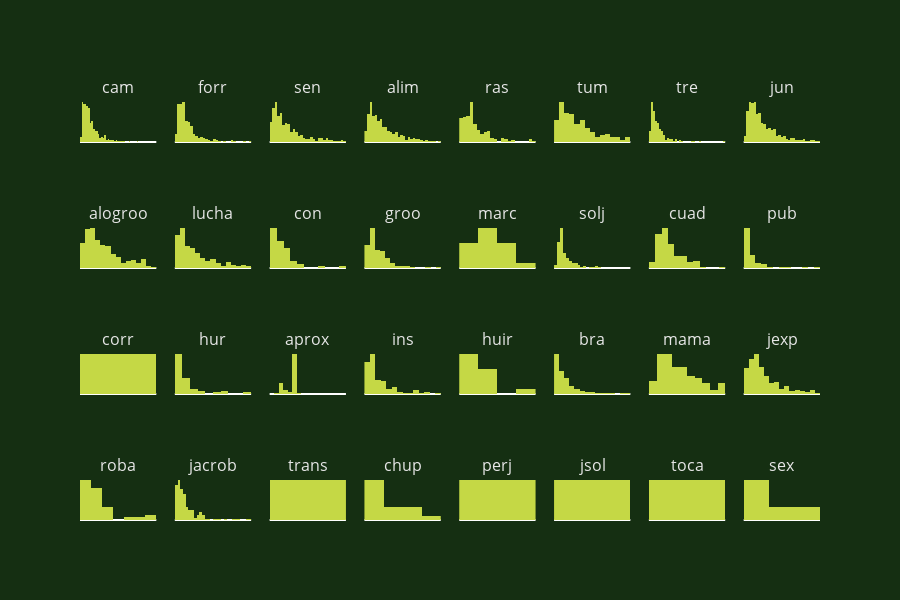

Notebook cell for this chart:
### Markdown cell above
# Histogram for all behaviors

### Code cell
import math
beh=(whole_df['behavior'].unique())
def behavior_histogram(behavior):
    return go.Histogram(x=whole_df[(whole_df['behavior']==behavior)&(whole_df['duration']<150)]['duration'],
    name=behavior,
    marker={'color':'#C5D845'})
fig = make_subplots(rows=4, cols=8, subplot_titles=beh, vertical_spacing=0.2)
for b in range(len(beh)):
    row = math.floor(b/8+1)
    col = b%8+1
    fig.append_trace(behavior_histogram(beh[b]), row, col)
fig.update_layout({'height':600,
                   'showlegend':False, 
                   'plot_bgcolor': 'rgba(21, 47, 18, 255)',
                   'paper_bgcolor': 'rgba(21, 47, 18, 255)',
                   'font':{'color': 'rgba(230,230,230,255)'},
                   'yaxis':{'showgrid':False}
                   })
fig.update_xaxes(showticklabels=False)
fig.update_yaxes(showticklabels=False, showgrid=False)
fig.show()

### Figure 1 — Plotly figure (JSON) as saved in the notebook; plotly's stock layout.template omitted (floating-point values rounded to 4 significant figures; data arrays with more than 128 entries replaced by an {"elided": "..."} marker saying what was removed)
{"data": [{"marker": {"color": "#C5D845"}, "name": "cam", "type": "histogram", "x": {"elided": "991 int values"}, "xaxis": "x", "yaxis": "y"}, {"marker": {"color": "#C5D845"}, "name": "forr", "type": "histogram", "x": {"elided": "431 float values"}, "xaxis": "x2", "yaxis": "y2"}, {"marker": {"color": "#C5D845"}, "name": "sen", "type": "histogram", "x": {"elided": "892 int values"}, "xaxis": "x3", "yaxis": "y3"}, {"marker": {"color": "#C5D845"}, "name": "alim", "type": "histogram", "x": {"elided": "624 int values"}, "xaxis": "x4", "yaxis": "y4"}, {"marker": {"color": "#C5D845"}, "name": "ras", "type": "histogram", "x": {"elided": "228 int values"}, "xaxis": "x5", "yaxis": "y5"}, {"marker": {"color": "#C5D845"}, "name": "tum", "type": "histogram", "x": {"elided": "267 int values"}, "xaxis": "x6", "yaxis": "y6"}, {"marker": {"color": "#C5D845"}, "name": "tre", "type": "histogram", "x": {"elided": "262 int values"}, "xaxis": "x7", "yaxis": "y7"}, {"marker": {"color": "#C5D845"}, "name": "jun", "type": "histogram", "x": {"elided": "962 float values"}, "xaxis": "x8", "yaxis": "y8"}, {"marker": {"color": "#C5D845"}, "name": "alogroo", "type": "histogram", "x": {"elided": "209 int values"}, "xaxis": "x9", "yaxis": "y9"}, {"marker": {"color": "#C5D845"}, "name": "lucha", "type": "histogram", "x": {"elided": "220 int values"}, "xaxis": "x10", "yaxis": "y10"}, {"marker": {"color": "#C5D845"}, "name": "con", "type": "histogram", "x": [5, 3, 5, 23, 8, 4, 24, 10, 3, 6, 6, 103, 12, 44, 4, 24, 18, 16, 10, 5, 20, 7, 3, 12, 22, 23, 5, 29, 3, 7, 30, 11, 11, 2, 12, 2, 12, 49, 30, 32, 73, 17, 24, 11, 24, 6], "xaxis": "x11", "yaxis": "y11"}, {"marker": {"color": "#C5D845"}, "name": "groo", "type": "histogram", "x": {"elided": "175 int values"}, "xaxis": "x12", "yaxis": "y12"}, {"marker": {"color": "#C5D845"}, "name": "marc", "type": "histogram", "x": [8, 10, 5, 2, 4, 5, 6, 5, 11, 5, 0.053, 3, 2, 10, 3, 15, 2, 2, 12], "xaxis": "x13", "yaxis": "y13"}, {"marker": {"color": "#C5D845"}, "name": "solj", "type": "histogram", "x": {"elided": "326 int values"}, "xaxis": "x14", "yaxis": "y14"}, {"marker": {"color": "#C5D845"}, "name": "cuad", "type": "histogram", "x": [33, 20, 13, 11, 13, 8, 28, 38, 21, 35, 12, 13, 24, 17, 28, 17, 21, 55, 10, 20, 33, 7, 28, 27, 12, 13, 27, 17, 11, 2, 15, 17, 18, 5, 10, 15, 13, 17, 14, 37, 14, 10, 17, 9, 7, 13, 32, 15, 7, 25, 5, 13, 8, 11, 12, 15, 5, 27, 17, 37, 31, 3, 8, 20, 12, 5, 41, 3, 14, 7, 11, 37, 4, 12, 5, 5, 25, 7, 7, 10, 17, 5, 7, 17, 7, 5, 14, 5, 12, 17, 24, 6, 5, 10, 16, 21, 10], "xaxis": "x15", "yaxis": "y15"}, {"marker": {"color": "#C5D845"}, "name": "pub", "type": "histogram", "x": [4, 12, 14, 10, 10, 25, 12, 13, 5, 6, 12, 45, 15, 15, 62, 5, 6, 127, 20, 16, 18, 31, 29, 34, 5, 2, 2, 1, 2, 6, 5, 2, 2, 3, 2, 8, 2, 1, 3, 28, 7, 4, 4, 6, 2, 1, 2, 4, 4, 3, 2, 3, 16, 77, 16, 11, 2, 3, 2, 3, 7, 34, 18, 17, 33, 8, 3, 3, 7, 5, 5, 5, 5, 2, 35, 7, 29, 107, 29, 5], "xaxis": "x16", "yaxis": "y16"}, {"marker": {"color": "#C5D845"}, "name": "corr", "type": "histogram", "x": [4, 3, 6], "xaxis": "x17", "yaxis": "y17"}, {"marker": {"color": "#C5D845"}, "name": "hur", "type": "histogram", "x": [3, 14, 90, 18, 69, 20, 11, 62, 8, 3, 4, 8, 6, 15, 10, 10, 31, 6, 9, 8, 2, 4, 59, 6, 6, 5, 5, 4, 9, 6, 38, 8, 27, 2, 14, 8, 7, 2, 18, 12, 7, 20, 11, 4], "xaxis": "x18", "yaxis": "y18"}, {"marker": {"color": "#C5D845"}, "name": "aprox", "type": "histogram", "x": {"elided": "585 int values"}, "xaxis": "x19", "yaxis": "y19"}, {"marker": {"color": "#C5D845"}, "name": "ins", "type": "histogram", "x": [18, 10, 32, 4, 25, 53, 11, 19, 20, 3, 28, 12, 19, 5, 130, 13, 16, 4, 11, 29, 12, 113, 10, 22, 19, 2, 6, 14, 31, 14, 18, 38, 15, 55, 58, 3, 109, 4, 7, 41, 54, 10, 34, 97, 118, 10, 34, 14, 40, 25, 22, 27, 40, 10, 9, 10, 12, 3, 46, 10, 14, 20, 5, 6, 4, 17, 9, 33, 8, 29, 17, 6, 7, 17, 20, 30, 13, 16, 32, 9, 2, 23, 60, 9, 34, 9, 95, 12, 5, 75, 13, 6, 9, 14, 5, 12, 80, 14, 52, 51, 64, 97, 31, 36, 9], "xaxis": "x20", "yaxis": "y20"}, {"marker": {"color": "#C5D845"}, "name": "huir", "type": "histogram", "x": [36, 10, 7, 3, 19, 8, 18, 10, 14, 8, 2, 4, 4, 5], "xaxis": "x21", "yaxis": "y21"}, {"marker": {"color": "#C5D845"}, "name": "bra", "type": "histogram", "x": {"elided": "362 int values"}, "xaxis": "x22", "yaxis": "y22"}, {"marker": {"color": "#C5D845"}, "name": "mama", "type": "histogram", "x": [69, 49, 14, 7, 26, 26, 32, 48, 30, 55, 58, 22, 26, 35, 98, 14, 70, 13, 28, 28, 16, 24, 40, 38, 30, 77, 22, 3, 98, 10, 21, 52, 27, 40, 29, 11, 27, 96, 57, 60, 13, 47, 18, 59, 27, 55, 68, 89, 49, 13, 60, 44, 39, 11, 86, 46, 43, 70, 61, 15, 4, 67, 6, 68, 36, 17, 13, 90, 51, 38, 10, 50, 10, 41, 17, 30, 38, 31, 75, 30, 25, 14, 20, 23, 46, 10, 22, 4, 45, 73, 20, 97, 4], "xaxis": "x23", "yaxis": "y23"}, {"marker": {"color": "#C5D845"}, "name": "jexp", "type": "histogram", "x": {"elided": "303 int values"}, "xaxis": "x24", "yaxis": "y24"}, {"marker": {"color": "#C5D845"}, "name": "roba", "type": "histogram", "x": [5, 4, 1, 6, 2, 5, 13, 2, 6, 9, 10, 6, 8, 10, 2, 28, 5, 13, 2, 4, 20, 31, 3, 2, 2, 6, 30, 2, 5, 4, 2, 2, 4, 5, 5, 10], "xaxis": "x25", "yaxis": "y25"}, {"marker": {"color": "#C5D845"}, "name": "jacrob", "type": "histogram", "x": {"elided": "301 int values"}, "xaxis": "x26", "yaxis": "y26"}, {"marker": {"color": "#C5D845"}, "name": "trans", "type": "histogram", "x": [19], "xaxis": "x27", "yaxis": "y27"}, {"marker": {"color": "#C5D845"}, "name": "chup", "type": "histogram", "x": [22, 18, 20, 32, 4, 5, 1, 3, 4, 2, 18, 20, 2, 5, 2, 17], "xaxis": "x28", "yaxis": "y28"}, {"marker": {"color": "#C5D845"}, "name": "perj", "type": "histogram", "x": [44, 20], "xaxis": "x29", "yaxis": "y29"}, {"marker": {"color": "#C5D845"}, "name": "jsol", "type": "histogram", "x": [11], "xaxis": "x30", "yaxis": "y30"}, {"marker": {"color": "#C5D845"}, "name": "toca", "type": "histogram", "x": [9], "xaxis": "x31", "yaxis": "y31"}, {"marker": {"color": "#C5D845"}, "name": "sex", "type": "histogram", "x": [19, 19, 60, 30, 137], "xaxis": "x32", "yaxis": "y32"}], "layout": {"annotations": [{"font": {"size": 16}, "showarrow": false, "text": "cam", "x": 0.05156, "xanchor": "center", "xref": "paper", "y": 1, "yanchor": "bottom", "yref": "paper"}, {"font": {"size": 16}, "showarrow": false, "text": "forr", "x": 0.1797, "xanchor": "center", "xref": "paper", "y": 1, "yanchor": "bottom", "yref": "paper"}, {"font": {"size": 16}, "showarrow": false, "text": "sen", "x": 0.3078, "xanchor": "center", "xref": "paper", "y": 1, "yanchor": "bottom", "yref": "paper"}, {"font": {"size": 16}, "showarrow": false, "text": "alim", "x": 0.4359, "xanchor": "center", "xref": "paper", "y": 1, "yanchor": "bottom", "yref": "paper"}, {"font": {"size": 16}, "showarrow": false, "text": "ras", "x": 0.5641, "xanchor": "center", "xref": "paper", "y": 1, "yanchor": "bottom", "yref": "paper"}, {"font": {"size": 16}, "showarrow": false, "text": "tum", "x": 0.6922, "xanchor": "center", "xref": "paper", "y": 1, "yanchor": "bottom", "yref": "paper"}, {"font": {"size": 16}, "showarrow": false, "text": "tre", "x": 0.8203, "xanchor": "center", "xref": "paper", "y": 1, "yanchor": "bottom", "yref": "paper"}, {"font": {"size": 16}, "showarrow": false, "text": "jun", "x": 0.9484, "xanchor": "center", "xref": "paper", "y": 1, "yanchor": "bottom", "yref": "paper"}, {"font": {"size": 16}, "showarrow": false, "text": "alogroo", "x": 0.05156, "xanchor": "center", "xref": "paper", "y": 0.7, "yanchor": "bottom", "yref": "paper"}, {"font": {"size": 16}, "showarrow": false, "text": "lucha", "x": 0.1797, "xanchor": "center", "xref": "paper", "y": 0.7, "yanchor": "bottom", "yref": "paper"}, {"font": {"size": 16}, "showarrow": false, "text": "con", "x": 0.3078, "xanchor": "center", "xref": "paper", "y": 0.7, "yanchor": "bottom", "yref": "paper"}, {"font": {"size": 16}, "showarrow": false, "text": "groo", "x": 0.4359, "xanchor": "center", "xref": "paper", "y": 0.7, "yanchor": "bottom", "yref": "paper"}, {"font": {"size": 16}, "showarrow": false, "text": "marc", "x": 0.5641, "xanchor": "center", "xref": "paper", "y": 0.7, "yanchor": "bottom", "yref": "paper"}, {"font": {"size": 16}, "showarrow": false, "text": "solj", "x": 0.6922, "xanchor": "center", "xref": "paper", "y": 0.7, "yanchor": "bottom", "yref": "paper"}, {"font": {"size": 16}, "showarrow": false, "text": "cuad", "x": 0.8203, "xanchor": "center", "xref": "paper", "y": 0.7, "yanchor": "bottom", "yref": "paper"}, {"font": {"size": 16}, "showarrow": false, "text": "pub", "x": 0.9484, "xanchor": "center", "xref": "paper", "y": 0.7, "yanchor": "bottom", "yref": "paper"}, {"font": {"size": 16}, "showarrow": false, "text": "corr", "x": 0.05156, "xanchor": "center", "xref": "paper", "y": 0.4, "yanchor": "bottom", "yref": "paper"}, {"font": {"size": 16}, "showarrow": false, "text": "hur", "x": 0.1797, "xanchor": "center", "xref": "paper", "y": 0.4, "yanchor": "bottom", "yref": "paper"}, {"font": {"size": 16}, "showarrow": false, "text": "aprox", "x": 0.3078, "xanchor": "center", "xref": "paper", "y": 0.4, "yanchor": "bottom", "yref": "paper"}, {"font": {"size": 16}, "showarrow": false, "text": "ins", "x": 0.4359, "xanchor": "center", "xref": "paper", "y": 0.4, "yanchor": "bottom", "yref": "paper"}, {"font": {"size": 16}, "showarrow": false, "text": "huir", "x": 0.5641, "xanchor": "center", "xref": "paper", "y": 0.4, "yanchor": "bottom", "yref": "paper"}, {"font": {"size": 16}, "showarrow": false, "text": "bra", "x": 0.6922, "xanchor": "center", "xref": "paper", "y": 0.4, "yanchor": "bottom", "yref": "paper"}, {"font": {"size": 16}, "showarrow": false, "text": "mama", "x": 0.8203, "xanchor": "center", "xref": "paper", "y": 0.4, "yanchor": "bottom", "yref": "paper"}, {"font": {"size": 16}, "showarrow": false, "text": "jexp", "x": 0.9484, "xanchor": "center", "xref": "paper", "y": 0.4, "yanchor": "bottom", "yref": "paper"}, {"font": {"size": 16}, "showarrow": false, "text": "roba", "x": 0.05156, "xanchor": "center", "xref": "paper", "y": 0.1, "yanchor": "bottom", "yref": "paper"}, {"font": {"size": 16}, "showarrow": false, "text": "jacrob", "x": 0.1797, "xanchor": "center", "xref": "paper", "y": 0.1, "yanchor": "bottom", "yref": "paper"}, {"font": {"size": 16}, "showarrow": false, "text": "trans", "x": 0.3078, "xanchor": "center", "xref": "paper", "y": 0.1, "yanchor": "bottom", "yref": "paper"}, {"font": {"size": 16}, "showarrow": false, "text": "chup", "x": 0.4359, "xanchor": "center", "xref": "paper", "y": 0.1, "yanchor": "bottom", "yref": "paper"}, {"font": {"size": 16}, "showarrow": false, "text": "perj", "x": 0.5641, "xanchor": "center", "xref": "paper", "y": 0.1, "yanchor": "bottom", "yref": "paper"}, {"font": {"size": 16}, "showarrow": false, "text": "jsol", "x": 0.6922, "xanchor": "center", "xref": "paper", "y": 0.1, "yanchor": "bottom", "yref": "paper"}, {"font": {"size": 16}, "showarrow": false, "text": "toca", "x": 0.8203, "xanchor": "center", "xref": "paper", "y": 0.1, "yanchor": "bottom", "yref": "paper"}, {"font": {"size": 16}, "showarrow": false, "text": "sex", "x": 0.9484, "xanchor": "center", "xref": "paper", "y": 0.1, "yanchor": "bottom", "yref": "paper"}], "font": {"color": "rgba(230,230,230,255)"}, "height": 600, "paper_bgcolor": "rgba(21, 47, 18, 255)", "plot_bgcolor": "rgba(21, 47, 18, 255)", "showlegend": false, "xaxis": {"anchor": "y", "domain": [0, 0.1031], "showticklabels": false}, "xaxis10": {"anchor": "y10", "domain": [0.1281, 0.2312], "showticklabels": false}, "xaxis11": {"anchor": "y11", "domain": [0.2562, 0.3594], "showticklabels": false}, "xaxis12": {"anchor": "y12", "domain": [0.3844, 0.4875], "showticklabels": false}, "xaxis13": {"anchor": "y13", "domain": [0.5125, 0.6156], "showticklabels": false}, "xaxis14": {"anchor": "y14", "domain": [0.6406, 0.7438], "showticklabels": false}, "xaxis15": {"anchor": "y15", "domain": [0.7688, 0.8719], "showticklabels": false}, "xaxis16": {"anchor": "y16", "domain": [0.8969, 1], "showticklabels": false}, "xaxis17": {"anchor": "y17", "domain": [0, 0.1031], "showticklabels": false}, "xaxis18": {"anchor": "y18", "domain": [0.1281, 0.2312], "showticklabels": false}, "xaxis19": {"anchor": "y19", "domain": [0.2562, 0.3594], "showticklabels": false}, "xaxis2": {"anchor": "y2", "domain": [0.1281, 0.2312], "showticklabels": false}, "xaxis20": {"anchor": "y20", "domain": [0.3844, 0.4875], "showticklabels": false}, "xaxis21": {"anchor": "y21", "domain": [0.5125, 0.6156], "showticklabels": false}, "xaxis22": {"anchor": "y22", "domain": [0.6406, 0.7438], "showticklabels": false}, "xaxis23": {"anchor": "y23", "domain": [0.7688, 0.8719], "showticklabels": false}, "xaxis24": {"anchor": "y24", "domain": [0.8969, 1], "showticklabels": false}, "xaxis25": {"anchor": "y25", "domain": [0, 0.1031], "showticklabels": false}, "xaxis26": {"anchor": "y26", "domain": [0.1281, 0.2312], "showticklabels": false}, "xaxis27": {"anchor": "y27", "domain": [0.2562, 0.3594], "showticklabels": false}, "xaxis28": {"anchor": "y28", "domain": [0.3844, 0.4875], "showticklabels": false}, "xaxis29": {"anchor": "y29", "domain": [0.5125, 0.6156], "showticklabels": false}, "xaxis3": {"anchor": "y3", "domain": [0.2562, 0.3594], "showticklabels": false}, "xaxis30": {"anchor": "y30", "domain": [0.6406, 0.7438], "showticklabels": false}, "xaxis31": {"anchor": "y31", "domain": [0.7688, 0.8719], "showticklabels": false}, "xaxis32": {"anchor": "y32", "domain": [0.8969, 1], "showticklabels": false}, "xaxis4": {"anchor": "y4", "domain": [0.3844, 0.4875], "showticklabels": false}, "xaxis5": {"anchor": "y5", "domain": [0.5125, 0.6156], "showticklabels": false}, "xaxis6": {"anchor": "y6", "domain": [0.6406, 0.7438], "showticklabels": false}, "xaxis7": {"anchor": "y7", "domain": [0.7688, 0.8719], "showticklabels": false}, "xaxis8": {"anchor": "y8", "domain": [0.8969, 1], "showticklabels": false}, "xaxis9": {"anchor": "y9", "domain": [0, 0.1031], "showticklabels": false}, "yaxis": {"anchor": "x", "domain": [0.9, 1], "showgrid": false, "showticklabels": false}, "yaxis10": {"anchor": "x10", "domain": [0.6, 0.7], "showgrid": false, "showticklabels": false}, "yaxis11": {"anchor": "x11", "domain": [0.6, 0.7], "showgrid": false, "showticklabels": false}, "yaxis12": {"anchor": "x12", "domain": [0.6, 0.7], "showgrid": false, "showticklabels": false}, "yaxis13": {"anchor": "x13", "domain": [0.6, 0.7], "showgrid": false, "showticklabels": false}, "yaxis14": {"anchor": "x14", "domain": [0.6, 0.7], "showgrid": false, "showticklabels": false}, "yaxis15": {"anchor": "x15", "domain": [0.6, 0.7], "showgrid": false, "showticklabels": false}, "yaxis16": {"anchor": "x16", "domain": [0.6, 0.7], "showgrid": false, "showticklabels": false}, "yaxis17": {"anchor": "x17", "domain": [0.3, 0.4], "showgrid": false, "showticklabels": false}, "yaxis18": {"anchor": "x18", "domain": [0.3, 0.4], "showgrid": false, "showticklabels": false}, "yaxis19": {"anchor": "x19", "domain": [0.3, 0.4], "showgrid": false, "showticklabels": false}, "yaxis2": {"anchor": "x2", "domain": [0.9, 1], "showgrid": false, "showticklabels": false}, "yaxis20": {"anchor": "x20", "domain": [0.3, 0.4], "showgrid": false, "showticklabels": false}, "yaxis21": {"anchor": "x21", "domain": [0.3, 0.4], "showgrid": false, "showticklabels": false}, "yaxis22": {"anchor": "x22", "domain": [0.3, 0.4], "showgrid": false, "showticklabels": false}, "yaxis23": {"anchor": "x23", "domain": [0.3, 0.4], "showgrid": false, "showticklabels": false}, "yaxis24": {"anchor": "x24", "domain": [0.3, 0.4], "showgrid": false, "showticklabels": false}, "yaxis25": {"anchor": "x25", "domain": [0, 0.1], "showgrid": false, "showticklabels": false}, "yaxis26": {"anchor": "x26", "domain": [0, 0.1], "showgrid": false, "showticklabels": false}, "yaxis27": {"anchor": "x27", "domain": [0, 0.1], "showgrid": false, "showticklabels": false}, "yaxis28": {"anchor": "x28", "domain": [0, 0.1], "showgrid": false, "showticklabels": false}, "yaxis29": {"anchor": "x29", "domain": [0, 0.1], "showgrid": false, "showticklabels": false}, "yaxis3": {"anchor": "x3", "domain": [0.9, 1], "showgrid": false, "showticklabels": false}, "yaxis30": {"anchor": "x30", "domain": [0, 0.1], "showgrid": false, "showticklabels": false}, "yaxis31": {"anchor": "x31", "domain": [0, 0.1], "showgrid": false, "showticklabels": false}, "yaxis32": {"anchor": "x32", "domain": [0, 0.1], "showgrid": false, "showticklabels": false}, "yaxis4": {"anchor": "x4", "domain": [0.9, 1], "showgrid": false, "showticklabels": false}, "yaxis5": {"anchor": "x5", "domain": [0.9, 1], "showgrid": false, "showticklabels": false}, "yaxis6": {"anchor": "x6", "domain": [0.9, 1], "showgrid": false, "showticklabels": false}, "yaxis7": {"anchor": "x7", "domain": [0.9, 1], "showgrid": false, "showticklabels": false}, "yaxis8": {"anchor": "x8", "domain": [0.9, 1], "showgrid": false, "showticklabels": false}, "yaxis9": {"anchor": "x9", "domain": [0.6, 0.7], "showgrid": false, "showticklabels": false}}}
